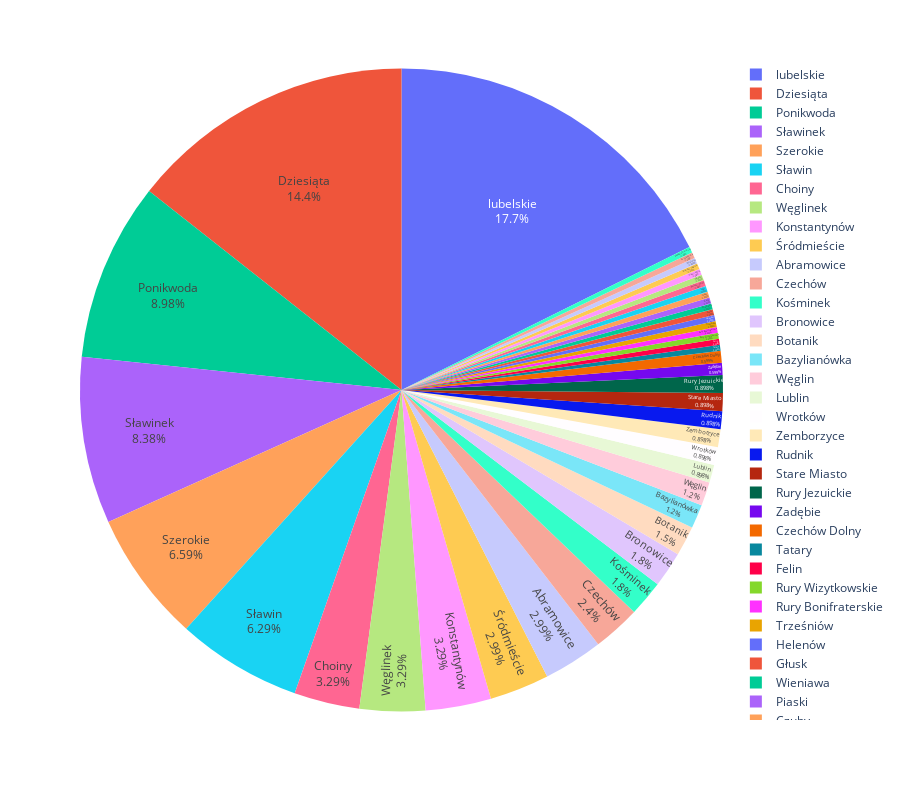

Write notebook code for a chart like this one.
### Code cell
df = pd.DataFrame(data['Dzielnica'].value_counts())

df.columns = ['Ilosc']
df.index.name = 'Dzielnica'
fig = px.pie(df, values="Ilosc", names=df.index, height=800)
fig.update_traces(textposition='inside', textinfo='percent+label')
fig.show()

### Figure 1 — Plotly figure (JSON) as saved in the notebook; plotly's stock layout.template omitted (floating-point values rounded to 4 significant figures)
{"data": [{"domain": {"x": [0, 1], "y": [0, 1]}, "hovertemplate": "Dzielnica=%{label}<br>Ilosc=%{value}<extra></extra>", "labels": ["lubelskie", "Dziesiąta", "Ponikwoda", "Sławinek", "Szerokie", "Sławin", "Choiny", "Węglinek", "Konstantynów", "Śródmieście", "Abramowice", "Czechów", "Kośminek", "Bronowice", "Botanik", "Bazylianówka", "Węglin", "Lublin", "Wrotków", "Zemborzyce", "Rudnik", "Stare Miasto", "Rury Jezuickie", "Zadębie", "Czechów Dolny", "Tatary", "Felin", "Rury Wizytkowskie", "Rury Bonifraterskie", "Trześniów", "Helenów", "Głusk", "Wieniawa", "Piaski", "Czuby", "LSM", "Czechów Górny", "Hajdów", "Prawiedniki", "Majdan Tatarski", "Wiktoryn", "Za Cukrownią", "Zadębie Pierwsze"], "legendgroup": "", "name": "", "showlegend": true, "textinfo": "percent+label", "textposition": "inside", "type": "pie", "values": [59, 48, 30, 28, 22, 21, 11, 11, 11, 10, 10, 8, 6, 6, 5, 4, 4, 3, 3, 3, 3, 3, 3, 2, 2, 1, 1, 1, 1, 1, 1, 1, 1, 1, 1, 1, 1, 1, 1, 1, 1, 1, 1]}], "layout": {"height": 800, "legend": {"tracegroupgap": 0}, "margin": {"t": 60}}}
